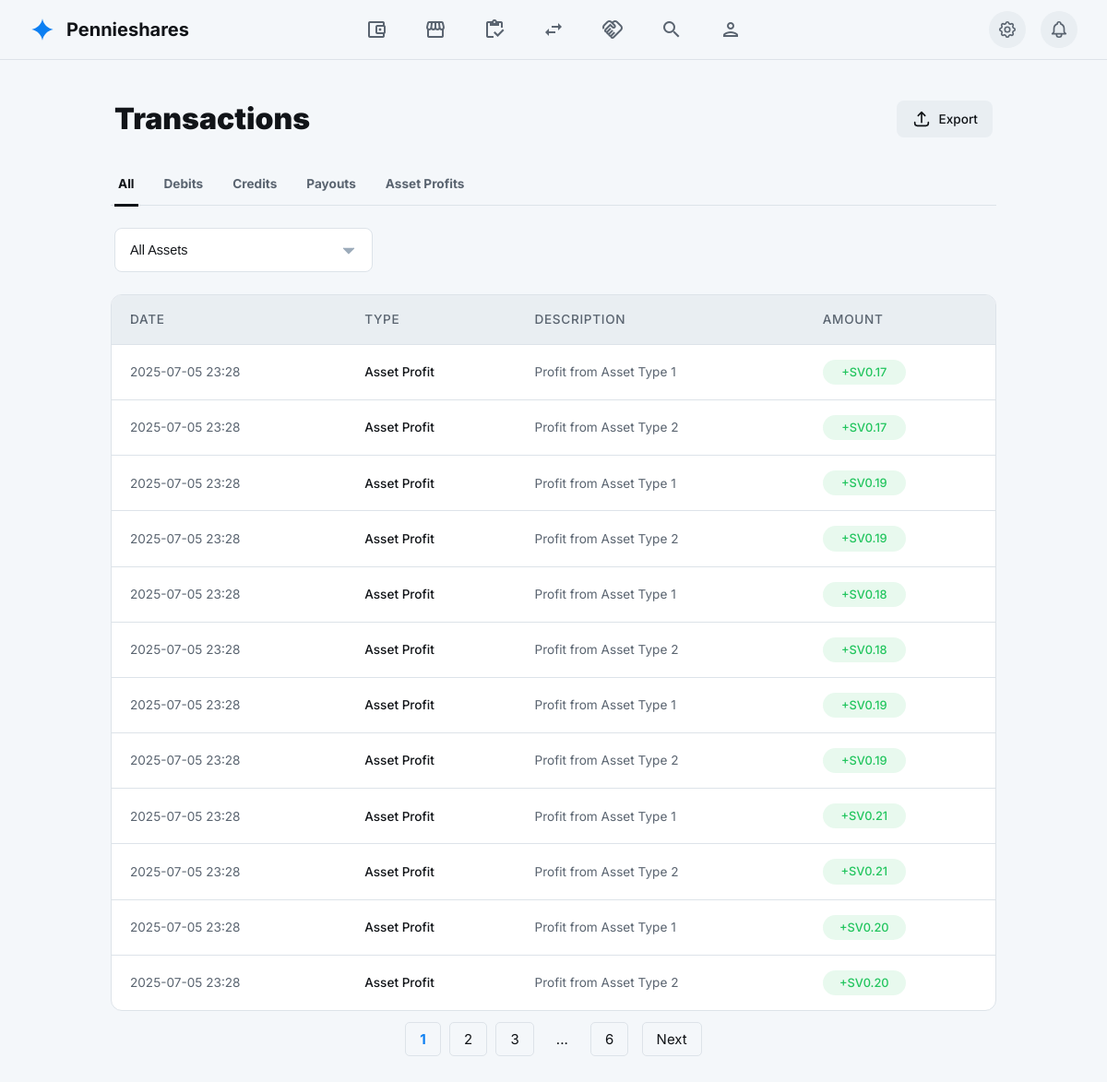
The app's page /transactions (signed in), older data.
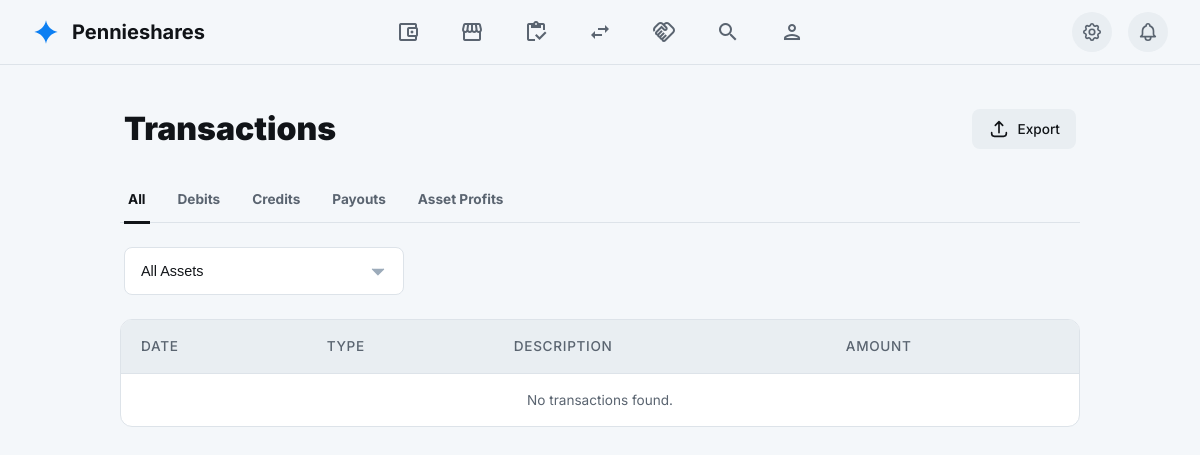
The same page, newer data.
### tables this page shows
CREATE TABLE wallet_transactions (
        id INTEGER PRIMARY KEY AUTOINCREMENT,
        user_id INTEGER NOT NULL,
        type TEXT NOT NULL, -- e.g., 'credit', 'debit', 'transfer_in', 'transfer_out', 'asset_profit'
        amount DECIMAL(10, 2) NOT NULL,
        description TEXT,
        created_at DATETIME DEFAULT CURRENT_TIMESTAMP,
        FOREIGN KEY(user_id) REFERENCES users(id) ON DELETE CASCADE
    );

### src/functions.php (called while the page is built, shortened)
<?php
function getPaginatedWalletTransactions($pdo, $userId, $limit, $offset, $type = null) {
    $sql = "SELECT * FROM wallet_transactions WHERE user_id = ?";
    $params = [$userId];
    $sql .= " ORDER BY created_at DESC LIMIT ? OFFSET ?";
    $params[] = $limit;
    $params[] = $offset;
    $stmt = $pdo->prepare($sql);
    $stmt->execute($params);
    return $stmt->fetchAll(PDO::FETCH_ASSOC);
}
function getTotalWalletTransactionCount($pdo, $userId, $type = null) {
    $sql = "SELECT COUNT(*) FROM wallet_transactions WHERE user_id = ?";
    $params = [$userId];
    $stmt = $pdo->prepare($sql);
    $stmt->execute($params);
    return $stmt->fetchColumn();
}
?>

### pages/transactions.php (the view, shortened to what this page needs)
<?php
require_once __DIR__ . '/../src/functions.php';
$loggedInUser = $_SESSION['user'];
$loggedInUserId = $loggedInUser['id'];
$transactions_per_page = 12;
$current_page = isset($_GET['page']) && is_numeric($_GET['page']) ? (int)$_GET['page'] : 1;
$offset = ($current_page - 1) * $transactions_per_page;
$filter_type = isset($_GET['type']) ? $_GET['type'] : 'all';
$transactions = getPaginatedWalletTransactions($pdo, $loggedInUserId, $transactions_per_page, $offset, $filter_type);
$total_transactions = getTotalWalletTransactionCount($pdo, $loggedInUserId, $filter_type);
$total_pages = ceil($total_transactions / $transactions_per_page);
require_once __DIR__ . '/../assets/template/intro-template.php';
?>
<main>
    <div class="container">
        <div class="page-header">
            <h1 class="page-title">Transactions</h1>
            <button class="btn" id="export-btn">
                <svg class="icon" xmlns="http://www.w3.org/2000/svg" fill="none" viewBox="0 0 24 24" stroke="currentColor"><path stroke-linecap="round" stroke-linejoin="round" d="M4 16v1a3 3 0 003 3h10a3 3 0 003-3v-1m-4-8l-4-4m0 0L8 8m4-4v12" /></svg>
                <span>Export</span>
            </button>
        </div>
        <div class="tabs-nav" id="tabs-container">
            <a href="?type=all" class="tab-link <?php echo ($filter_type == 'all') ? 'active' : ''; ?>" data-filter="all">All</a>
            <a href="?type=debit" class="tab-link <?php echo ($filter_type == 'debit') ? 'active' : ''; ?>" data-filter="debit">Debits</a>
            <a href="?type=credit" class="tab-link <?php echo ($filter_type == 'credit') ? 'active' : ''; ?>" data-filter="credit">Credits</a>
            <a href="?type=payout" class="tab-link <?php echo ($filter_type == 'payout') ? 'active' : ''; ?>" data-filter="payout">Payouts</a>
            <a href="?type=asset_profit" class="tab-link <?php echo ($filter_type == 'asset_profit') ? 'active' : ''; ?>" data-filter="asset_profit">Asset Profits</a>
        </div>
        <div class="filter-controls">
            <select class="form-select" aria-label="Filter by asset">
                <option value="all">All Assets</option>
            </select>
        </div>
        <div class="table-container">
            <table class="history-table">
                <thead>
                    <tr>
                        <th>Date</th>
                        <th>Type</th>
                        <th>Description</th>
                        <th>Amount</th>
                    </tr>
                </thead>
                <tbody id="history-table-body">
                    <?php foreach ($transactions as $transaction): ?>
                        <tr data-type="<?php echo htmlspecialchars($transaction['type']); ?>">
                            <td><?php echo htmlspecialchars(date('Y-m-d H:i', strtotime($transaction['created_at']))); ?></td>
                            <td class="text-main"><?php echo htmlspecialchars(ucwords(str_replace(['_', 'transfer_in', 'transfer_out'], [' ', 'credit', 'payout'], $transaction['type']))); ?></td>
                            <td><?php echo htmlspecialchars($transaction['description']); ?></td>
                            <td>
                                <span class="status-badge <?php echo htmlspecialchars($transaction['type']); ?>">
                                    <?php echo ($transaction['type'] === 'debit' || $transaction['type'] === 'transfer_out' || $transaction['type'] === 'payout') ? '-' : '+'; ?>SV<?php echo number_format(abs($transaction['amount']), 2); ?>
                                </span>
                            </td>
                        </tr>
                    <?php endforeach; ?>
                    <?php if (empty($transactions)): ?>
                        <tr><td colspan="4" style="text-align: center;">No transactions found.</td></tr>
                    <?php endif; ?>
                </tbody>
            </table>
        </div>
        <div class="pagination" style="margin-top: 20px; text-align: center;">
            <?php if ($total_pages > 1): ?>
                <?php
                $range = 2;
                $start_page = max(1, $current_page - $range);
                $end_page = min($total_pages, $current_page + $range);
                ?>
                <?php for ($i = $start_page; $i <= $end_page; $i++): ?>
                    <a href="?page=<?php echo $i; ?><?php echo ($filter_type !== 'all') ? '&type=' . $filter_type : ''; ?>" style="padding: 8px 15px; border: 1px solid var(--border-color); border-radius: 5px; margin-right: 5px; text-decoration: none; color: <?php echo ($i == $current_page) ? 'var(--accent-color)' : 'var(--text-primary)'; ?>; font-weight: <?php echo ($i == $current_page) ? 'bold' : 'normal'; ?>;"><?php echo $i; ?></a>
                <?php endfor; ?>
                <?php if ($end_page < $total_pages): ?>
                    <?php if ($end_page < $total_pages - 1): ?>
                        <span style="padding: 8px 15px; margin-right: 5px;">...</span>
                    <?php endif; ?>
                    <a href="?page=<?php echo $total_pages; ?><?php echo ($filter_type !== 'all') ? '&type=' . $filter_type : ''; ?>" style="padding: 8px 15px; border: 1px solid var(--border-color); border-radius: 5px; margin-right: 5px; text-decoration: none; color: var(--text-primary);"><?php echo $total_pages; ?></a>
                <?php endif; ?>
                <?php if ($current_page < $total_pages): ?>
                    <a href="?page=<?php echo $current_page + 1; ?><?php echo ($filter_type !== 'all') ? '&type=' . $filter_type : ''; ?>" style="padding: 8px 15px; border: 1px solid var(--border-color); border-radius: 5px; margin-left: 5px; text-decoration: none; color: var(--text-primary);">Next</a>
                <?php endif; ?>
            <?php endif; ?>
        </div>
    </div>
</main>
<?php
require_once __DIR__ . '/../assets/template/end-template.php';
?>

### index.php (shortened to what this page needs)
<?php
$request_uri = trim(parse_url($_SERVER['REQUEST_URI'], PHP_URL_PATH), '/');
$pages = ['home', 'login', 'register', 'dashboard', 'profile', 'profile_view', 'profile_edit', 'find_broker', 'forgot_password', 'reset_password', 'logout', 'delete_account', 'payment', 'admin_verify', 'testup', 'about','stages','faqs', 'idcard', 'assets', 'admin', 'market', 'buy_shares', 'transfer', 'transactions', 'wallet', 'shares', 'loading', 'partner', 'settings', 'api/generate_transaction_history'];
if (in_array($request_uri, $pages)) {
    if ($request_uri === 'api/generate_transaction_history') {
        require "pages/api/generate_transaction_history.php";
    } else {
        require "pages/$request_uri.php";
    }
} else {
    http_response_code(404);
    require 'pages/404.php';
}
?>

### assets/template/intro-template.php (shortened to what this page needs)
<?php
    require_once __DIR__ . '/../../src/functions.php';
?>
<!DOCTYPE html>
<html lang="en" data-theme="light">
  <head>
  </head>
  <body>
    <div class="page-container">
      <header class="main-header">
        <div class="header-brand">
          <svg class="icon" viewBox="0 0 48 48" fill="none" xmlns="http://www.w3.org/2000/svg">
            <path d="M24 4C25.7818 14.2173 33.7827 22.2182 44 24C33.7827 25.7818 25.7818 33.7827 24 44C22.2182 33.7827 14.2173 25.7818 4 24C14.2173 22.2182 22.2182 14.2173 24 4Z" fill="currentColor"></path>
          </svg>
          <h2 class="brand-name">Pennieshares</h2>
        </div>
        <nav class="header-nav-desktop">
          <a href="wallet"><span class="material-icons-outlined">account_balance_wallet</span></a>
          <a href="market"><span class="material-icons-outlined">storefront</span></a>
          <a href="shares"><span class="material-icons-outlined">inventory</span></a>
          <a href="transfer"><span class="material-icons-outlined">swap_horiz</span></a>
          <a href="partner"><span class="material-icons-outlined">handshake</span></a>
          <a href="find_broker"><span class="material-icons-outlined">search</span></a>
          <a href="profile_view"><span class="material-icons-outlined">person</span></a>
        </nav>
        <div class="header-actions">
          <a href="settings" class="action-button" aria-label="Settings">
          </a>
          <a href="transactions" class="action-button notification-bell-container" aria-label="Notifications">
          </a>
        </div>
      </header>
      <main class="main-content">
        <div class="content-wrapper">

### assets/template/end-template.php (shortened to what this page needs)
  </body>
</html>

### assets/template/intro-template.php (style rules this page uses)
:root { --font-primary: 'Inter', 'Noto Sans', sans-serif; --bg-primary-light: #f4f7fa; --bg-secondary-light: #ffffff; --bg-tertiary-light: #e9eef2; --text-primary-light: #111418; --text-secondary-light: #5a6470; --border-color-light: #dde3e9; --accent-color-light: #0c7ff2; --accent-text-light: #ffffff; --bg-primary-dark: #111418; --bg-secondary-dark: #1b2127; --bg-tertiary-dark: #283039; --text-primary-dark: #ffffff; --text-secondary-dark: #9cabba; --border-color-dark: #3b4754; --accent-color-dark: #0c7ff2; --accent-text-dark: #ffffff; --bg-primary: var(--bg-primary-light); --bg-secondary: var(--bg-secondary-light); --bg-tertiary: var(--bg-tertiary-light); --text-primary: var(--text-primary-light); --text-secondary: var(--text-secondary-light); --border-color: var(--border-color-light); --accent-color: var(--accent-color-light); --accent-text: var(--accent-text-light); }
*, *::before, *::after { box-sizing: border-box; margin: 0; padding: 0; }
body { font-family: var(--font-primary); background-color: var(--bg-primary); color: var(--text-primary); min-height: 100vh; font-size: 16px; line-height: 1.5; transition: background-color 0.3s ease, color 0.3s ease; overflow-x: hidden; }
a { text-decoration: none; color: inherit; transition: color 0.2s ease; }
button { font-family: inherit; cursor: pointer; border: none; background: none; color: inherit; }
.icon { width: 24px; height: 24px; stroke-width: 2; display: inline-block; vertical-align: middle; }
.page-container { display: flex; flex-direction: column; min-height: 100vh; }
.main-content { flex-grow: 1; display: flex; justify-content: center; padding: 2rem 1rem; }
.content-wrapper { width: 100%; max-width: 640px; }
.main-header { display: flex; align-items: center; justify-content: space-between; padding: 0.75rem 2rem; border-bottom: 1px solid var(--border-color); background-color: var(--bg-primary); position: sticky; top: 0; z-index: 10; transition: background-color 0.3s ease, border-color 0.3s ease; }
.header-brand { display: flex; align-items: center; gap: 0.75rem; }
.header-brand .icon { width: 28px; height: 28px; color: var(--accent-color); }
.header-brand h2 { font-size: 1.25rem; font-weight: 700; }
.header-nav-desktop { display: none; gap: 2rem; }
.header-nav-desktop a { display: flex; flex-direction: column; align-items: center; justify-content: center; gap: 0.25rem; font-size: 0.9rem; font-weight: 500; }
.header-actions { display: flex; align-items: center; gap: 1rem; }
.action-button { background-color: var(--bg-tertiary); border-radius: 50%; width: 40px; height: 40px; display: flex; align-items: center; justify-content: center; transition: background-color 0.2s ease; }
.action-button .icon { color: var(--text-secondary); }
.notification-bell-container { position: relative; }
@media (min-width: 768px) { .main-header { padding: 1rem 2.5rem; } }
@media (min-width: 768px) { .header-brand h2 { display: block; } }
@media (min-width: 768px) { .header-nav-desktop { display: flex; position: absolute; left: 50%; transform: translateX(-50%); } }
@media (min-width: 768px) { .main-content { padding: 2.5rem; } }

Row changes from the older to the newer data that the page shows:
removed wallet_transactions: created_at "2025-07-05 23:28", type "Asset Profit", description "Profit from Asset Type 1", amount "0.17"
removed wallet_transactions: created_at "2025-07-05 23:28", type "Asset Profit", description "Profit from Asset Type 2", amount "0.17"
removed wallet_transactions: created_at "2025-07-05 23:28", type "Asset Profit", description "Profit from Asset Type 1", amount "0.19"
removed wallet_transactions: created_at "2025-07-05 23:28", type "Asset Profit", description "Profit from Asset Type 2", amount "0.19"
removed wallet_transactions: created_at "2025-07-05 23:28", type "Asset Profit", description "Profit from Asset Type 1", amount "0.18"
removed wallet_transactions: created_at "2025-07-05 23:28", type "Asset Profit", description "Profit from Asset Type 2", amount "0.18"
removed wallet_transactions: created_at "2025-07-05 23:28", type "Asset Profit", description "Profit from Asset Type 1", amount "0.19"
removed wallet_transactions: created_at "2025-07-05 23:28", type "Asset Profit", description "Profit from Asset Type 2", amount "0.19"
removed wallet_transactions: created_at "2025-07-05 23:28", type "Asset Profit", description "Profit from Asset Type 1", amount "0.21"
removed wallet_transactions: created_at "2025-07-05 23:28", type "Asset Profit", description "Profit from Asset Type 2", amount "0.21"
removed wallet_transactions: created_at "2025-07-05 23:28", type "Asset Profit", description "Profit from Asset Type 1", amount "0.20"
removed wallet_transactions: created_at "2025-07-05 23:28", type "Asset Profit", description "Profit from Asset Type 2", amount "0.20"
Text that changed along with them:
$total_pages: "6" → (not shown)
text no longer shown: "... Next"
text now shown: "No transactions found."
list line gone: "1"
list line gone: "2"
list line gone: "3"
